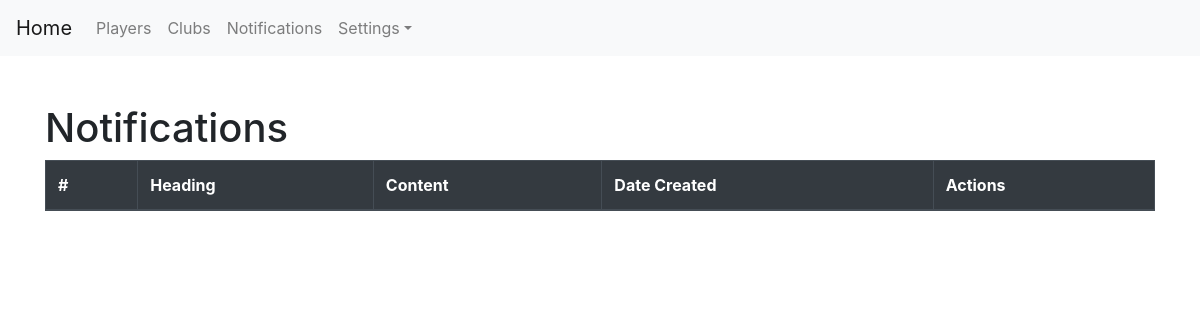
The app's page /user_notifications_view, older data.
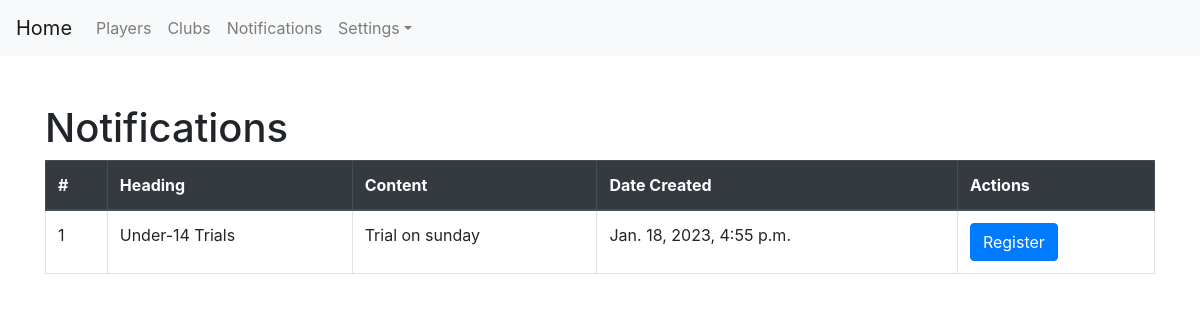
The same page, newer data.
### myapp/models.py (models this page shows)
class club_notifications(models.Model):
    club = models.ForeignKey(club_master, on_delete=models.CASCADE)
    heading = models.CharField(max_length=200)
    content = models.TextField()
    url = models.URLField()
    date_added = models.DateTimeField(auto_now_add=True)

### myapp/views.py (the view)
# urls.py: path('user_notifications_view', views.user_notifications_view, name='user_home'),
def user_notifications_view(request):
    notifications = club_notifications.objects.all()
    context = {
        'notifications': notifications,
    }
    return render(request, "myapp/user_notifications_view.html", context)

### myapp/templates/myapp/user_notifications_view.html (shortened to what this page needs)
{% extends 'myapp/user_base.html' %}
{% load static %}
{% block body %}
<div class="container">
    <h1 class="mt-5">Notifications</h1>
    <table class="tablecenterheadCSS table table-hover table-bordered table-md">
        <thead class="thead-dark">
        <tr>
            <th>#</th>
            <th>Heading</th>
            <th>Content</th>
            <th>Date Created</th>
            <th>Actions</th>
        </tr>
        </thead>
        <tbody>
            {% for item in notifications %}
            <tr>
                <td>{{ forloop.counter }}</td>
                <td>{{ item.heading }}</td>
                <td>{{ item.content }}</td>
                <td>{{ item.date_added }}</td>
                <td>
                    <a href="{{ item.url }}" target="_blank">
                        <button class="btn btn-primary">Register</button>
                    </a>
                </td>
            </tr>
            {% endfor %}
        </tbody>
    </table>
</div>
{% endblock %}

Row changes from the older to the newer data that the page shows:
added club_notifications: heading "Under-14 Trials", content "Trial on sunday", date_added "Jan. 18, 2023, 4:55 p.m."
